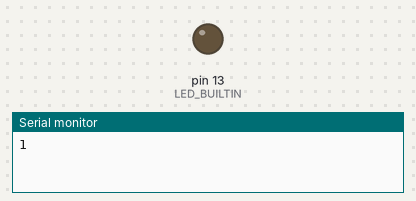
Bench run of a sketch on a simulated Arduino Uno, built with avr-gcc and run on an emulated ATmega328P. Parts: output pins drawn as LEDs (lit = HIGH), the last lines printed to the serial monitor.

Above: at 0.3 s.
At 39.9 s:
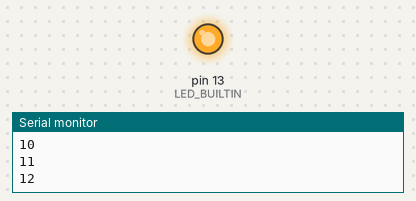
Timing chart, 0 to 40.0 s (numbered marks = the images above):
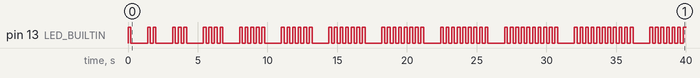

The sketch:

test.ino
```cpp
#define led_pin 5
int counter = 1;

void LedBlink(int n) {
  for (int i = 1; i <= n; i++) {
    digitalWrite(LED_BUILTIN, HIGH);  // turn the LED on (HIGH is the voltage level)
    delay(200);                      // wait for a second
    digitalWrite(LED_BUILTIN, LOW);   // turn the LED off by making the voltage LOW
    delay(200);
  }
}
// the setup function runs once when you press reset or power the board
void setup() {
  // initialize digital pin LED_BUILTIN as an output.
  pinMode(LED_BUILTIN, OUTPUT);
  Serial.begin(9600);
}

// the loop function runs over and over again forever
void loop() {
  Serial.println(counter);
  LedBlink(counter);
  delay(1000);
  counter++; // wait for a second
}
```

Measured:
- by itself, pin 13 (LED_BUILTIN): LOW → HIGH at 0.00 s, → LOW 0.20 s later, → HIGH 1.2 s later, → LOW 0.20 s later, … (145 changes in this stretch)
